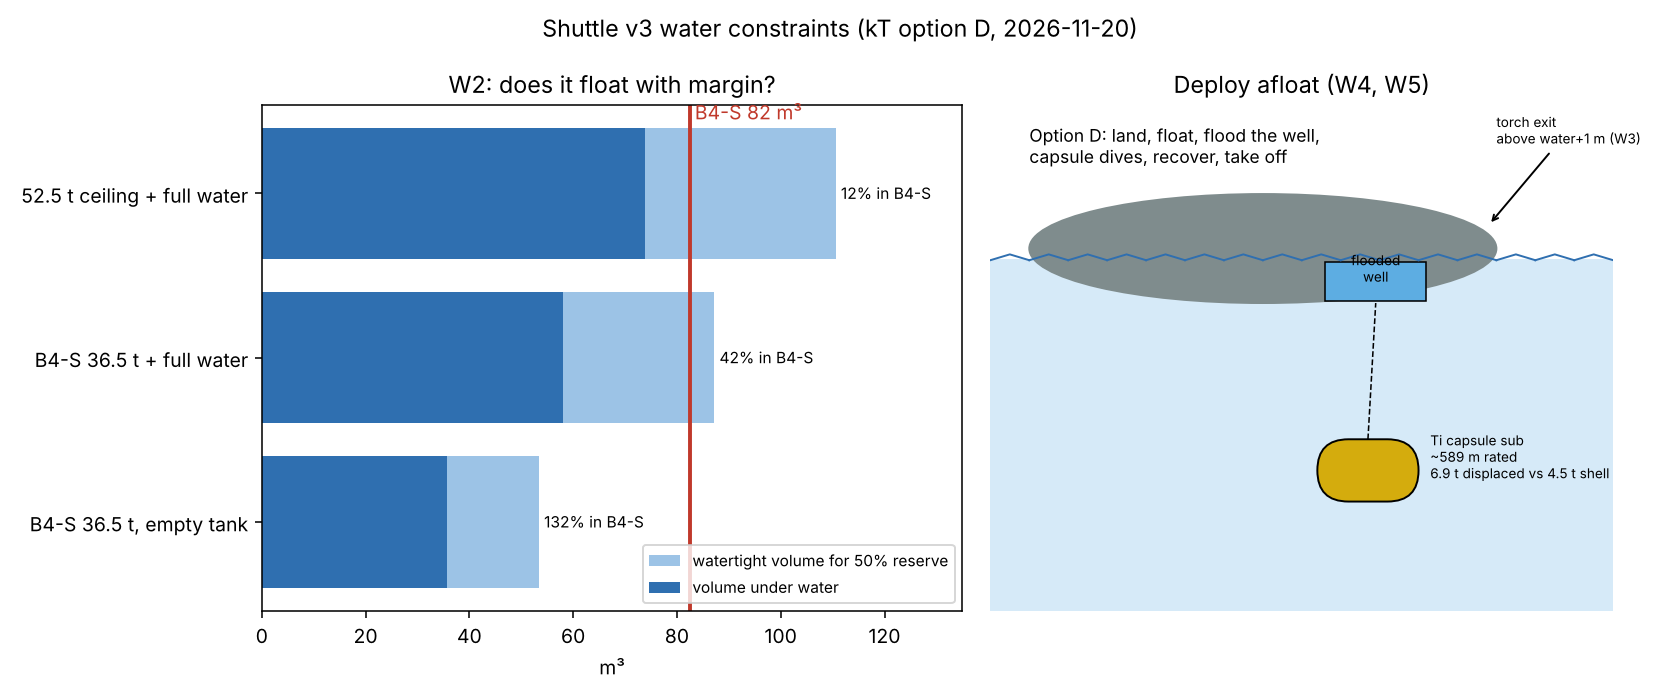

Reproduce this figure in Python.
"""Shuttle v3 water constraints W2/W5 (kT option D, 2026-11-20).
ALL bodies. ALL sponsors. 2026-2226."""
import json, matplotlib; matplotlib.use('Agg')
import matplotlib.pyplot as plt
from matplotlib.patches import Ellipse, FancyBboxPatch, Rectangle
RHO = 1.025            # seawater t/m3
B4S_VOL = 82.45        # B4 enclosed_volume_m3 (shuttle_v2b_manifest)
WATER = 23.1           # shuttle water capacity t
cases = {"B4-S 36.5 t, empty tank": 36.5,
         "B4-S 36.5 t + full water": 36.5 + WATER,
         "52.5 t ceiling + full water": 52.5 + WATER}
out = {"rho_t_m3": RHO, "reserve_target": 0.5, "cases": {}}
for k, m in cases.items():
    v = m / RHO
    out["cases"][k] = {"mass_t": round(m, 2), "displaced_m3": round(v, 1),
                       "b4s_reserve_pct": round((B4S_VOL - v) / v * 100),
                       "hull_needed_m3": round(1.5 * v, 1)}
cap = {"ext_m3": 6.7, "displaces_t": round(6.7 * RHO, 2), "shell_fittings_t": 4.51,
       "rating_bar": round(92 / 1.5, 1), "rating_m": round((92 / 1.5 - 1) * 10 / RHO)}
out["capsule_sub"] = cap
json.dump(out, open("water_check.json", "w"), indent=1)

fig, ax = plt.subplots(1, 2, figsize=(12, 5), gridspec_kw={"width_ratios": [1.1, 1]})
a = ax[0]
names = list(out["cases"]); need = [out["cases"][n]["hull_needed_m3"] for n in names]
disp = [out["cases"][n]["displaced_m3"] for n in names]
y = range(len(names))
a.barh(y, need, color="#9cc3e6", label="watertight volume for 50% reserve")
a.barh(y, disp, color="#2f6fb0", label="volume under water")
a.axvline(B4S_VOL, color="#c0392b", lw=2); a.text(B4S_VOL + 1, 2.45, "B4-S 82 m³", color="#c0392b")
a.set_yticks(list(y)); a.set_yticklabels(names); a.set_xlabel("m³")
a.set_title("W2: does it float with margin?"); a.legend(loc="lower right", fontsize=8)
for i, n in enumerate(names):
    a.text(need[i] + 1, i, f"{out['cases'][n]['b4s_reserve_pct']}% in B4-S", va="center", fontsize=8)
a.set_xlim(0, 135)
b = ax[1]; b.set_xlim(-1, 15); b.set_ylim(-9, 4); b.set_aspect("equal"); b.axis("off")
b.add_patch(Rectangle((-1, -9), 16, 9, color="#d6eaf8"))
for xw in range(-1, 15): b.plot([xw, xw + .5, xw + 1], [0, .15, 0], color="#2f6fb0", lw=1)
b.add_patch(Ellipse((6, 0.3), 12, 2.8, color="#7f8c8d"))
b.add_patch(Rectangle((7.6, -1.05), 2.6, 1.0, color="#5dade2", ec="k", lw=.8))
b.text(8.9, -0.55, "flooded\nwell", ha="center", fontsize=7)
b.annotate("torch exit\nabove water+1 m (W3)", (11.8, 0.9), (12, 3), fontsize=7, arrowprops={"arrowstyle": "->"})
b.add_patch(FancyBboxPatch((7.4, -6.2), 2.6, 1.6, boxstyle="round,pad=0,rounding_size=.8", color="#d4ac0d", ec="k"))
b.plot([8.7, 8.9], [-4.6, -1.1], "k--", lw=.8)
b.text(10.3, -5.6, f"Ti capsule sub\n~{cap['rating_m']} m rated\n6.9 t displaced vs 4.5 t shell", fontsize=7)
b.text(0, 2.5, "Option D: land, float, flood the well,\ncapsule dives, recover, take off", fontsize=9)
b.set_title("Deploy afloat (W4, W5)")
fig.suptitle("Shuttle v3 water constraints (kT option D, 2026-11-20)", fontsize=12)
fig.tight_layout(); fig.savefig("water_check.png", dpi=140)
print(json.dumps(out, indent=1))
